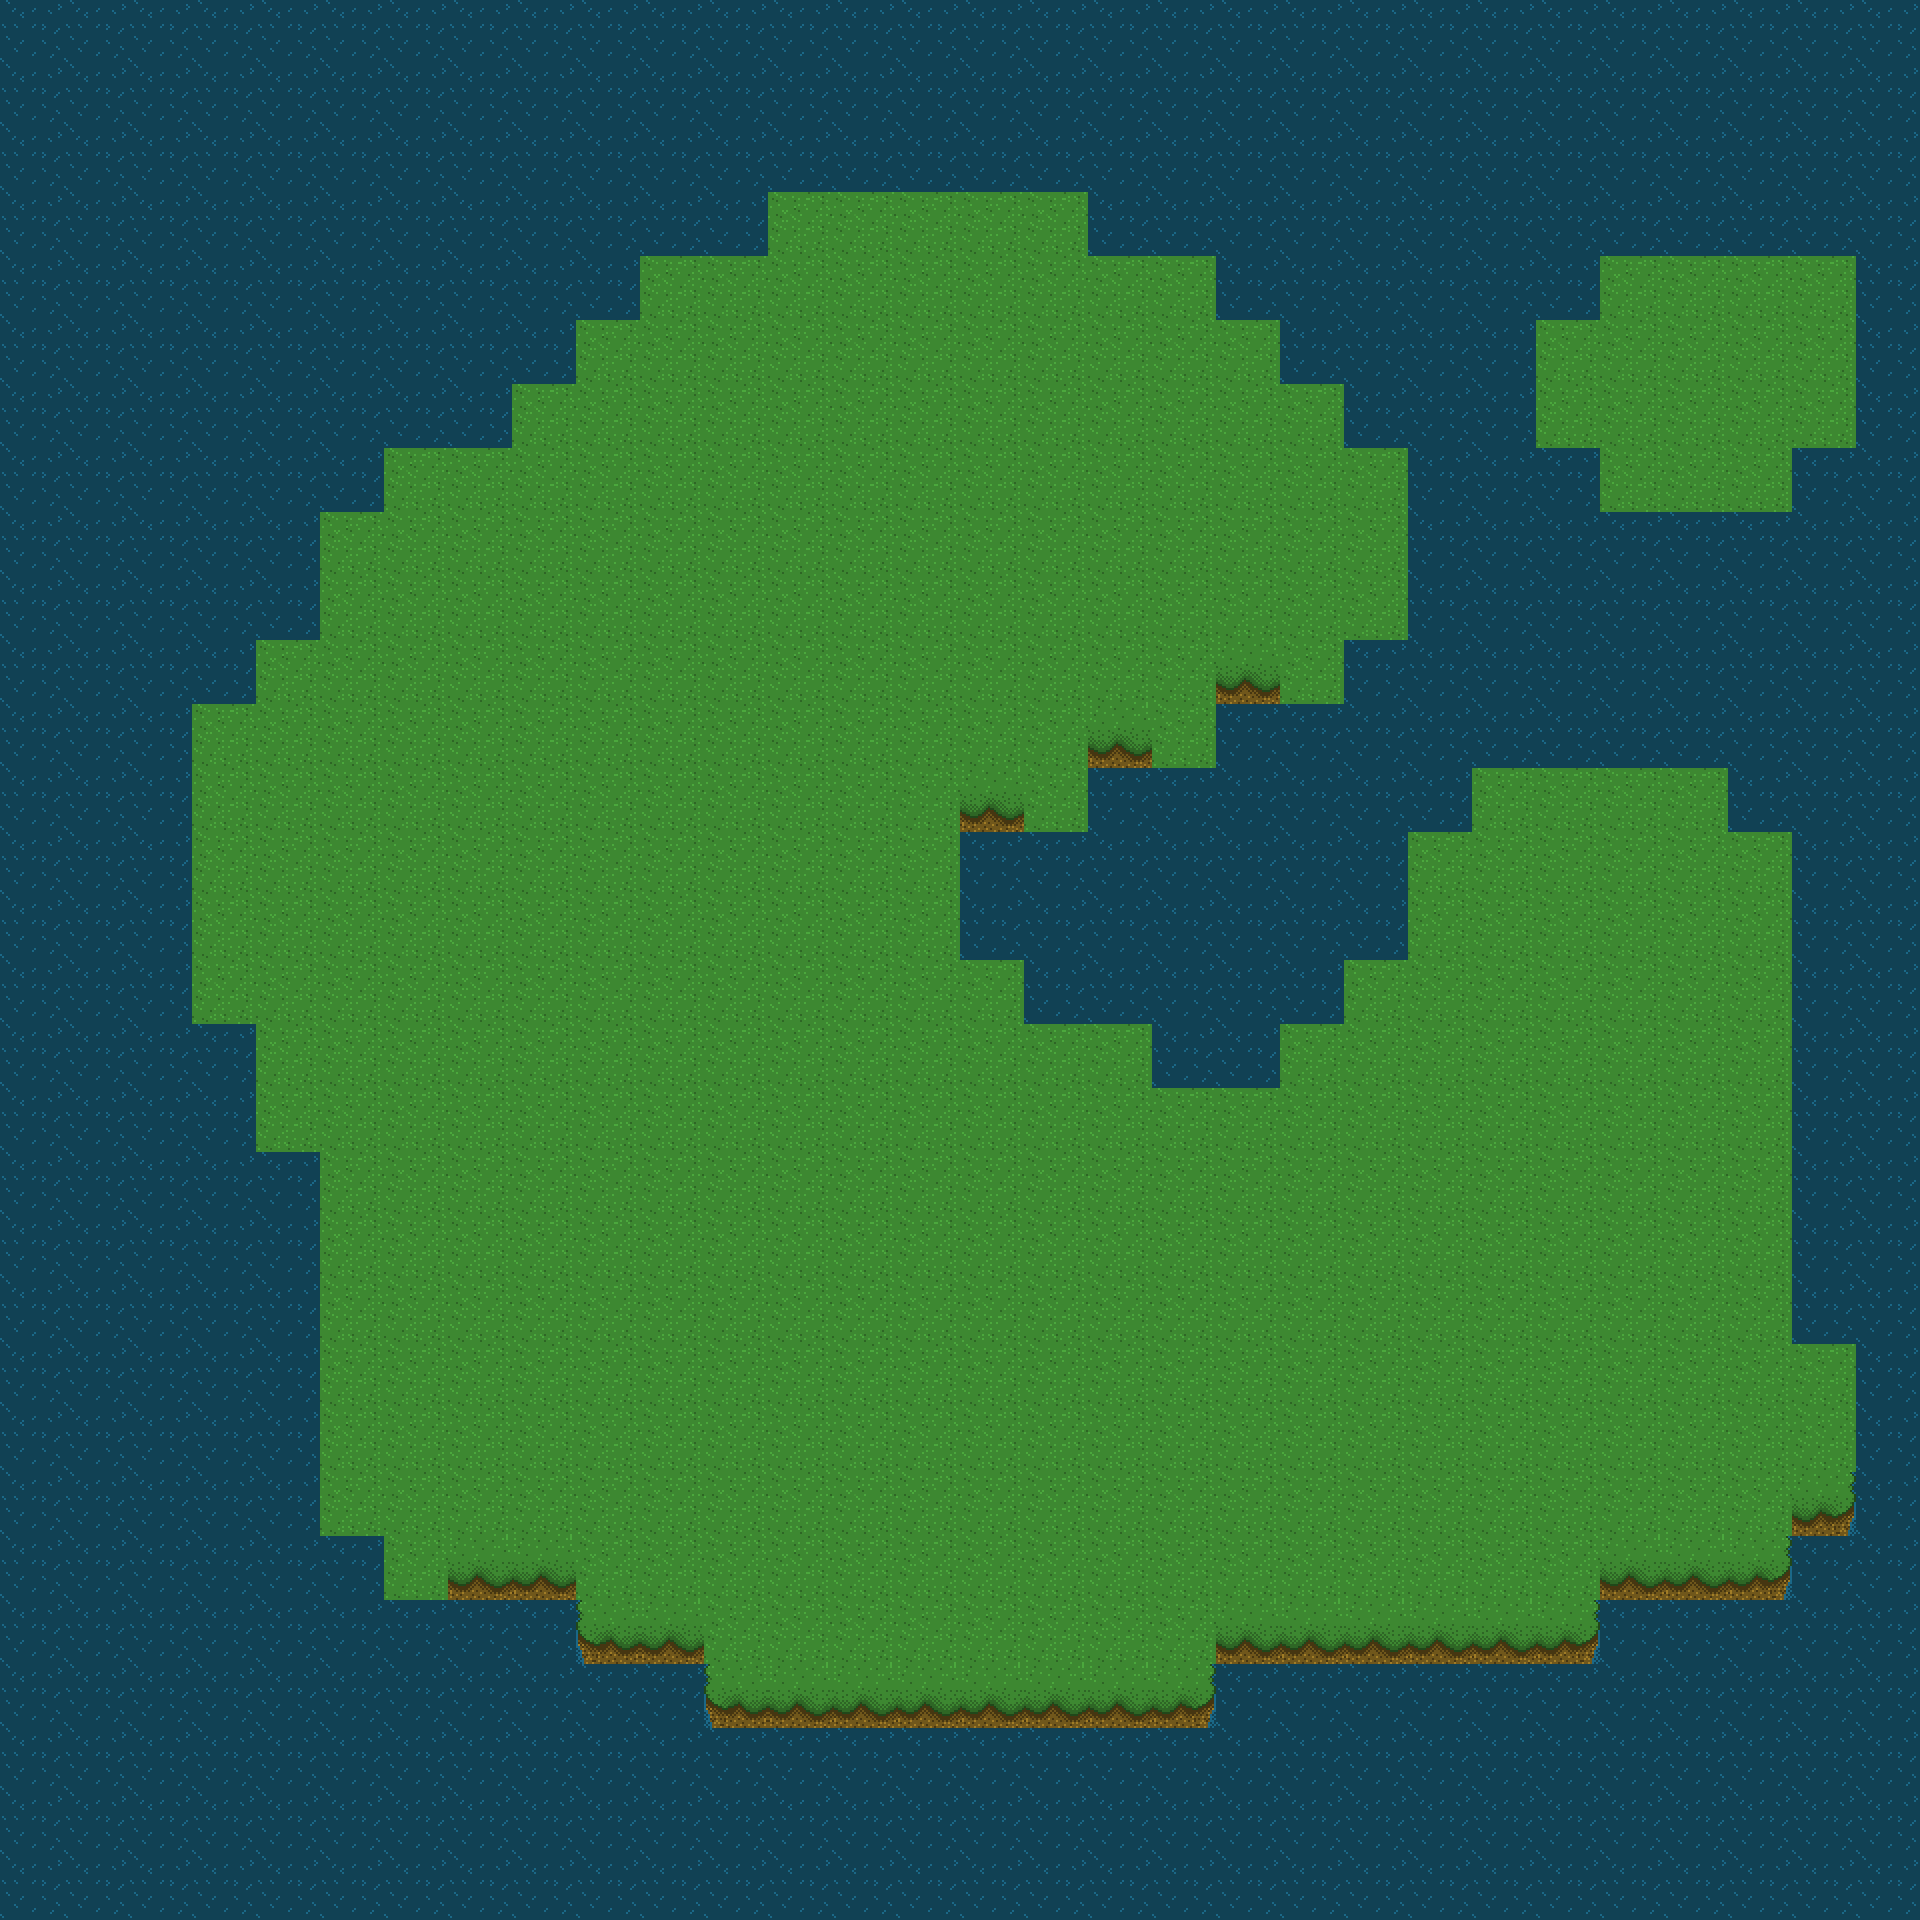

Tiled map render using the project's own tile images. Description and the map definition, with tile-layer contents summarised, below:
An orthogonal 30x30 tile map with 64x64 px tiles, 1 tile layer (Camada de Tiles 1).

<map version="1.4" tiledversion="1.4.2" orientation="orthogonal" renderorder="right-down" width="30" height="30" tilewidth="64" tileheight="64" infinite="0" nextlayerid="2" nextobjectid="1">
 <tileset firstgid="1" name="assets" tilewidth="64" tileheight="64" tilecount="16" columns="4">
  <image source="ground_tiles_2.png" width="256" height="256" />
 </tileset>
 <layer id="1" name="Camada de Tiles 1" width="30" height="30">
  <data>[900 cells, 900 non-empty, 4 distinct tile ids]</data>
 </layer>
</map>